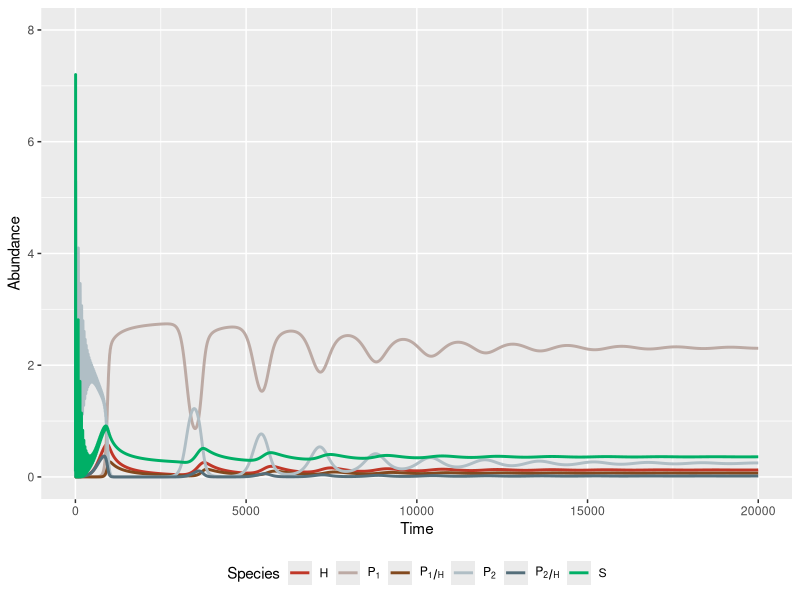
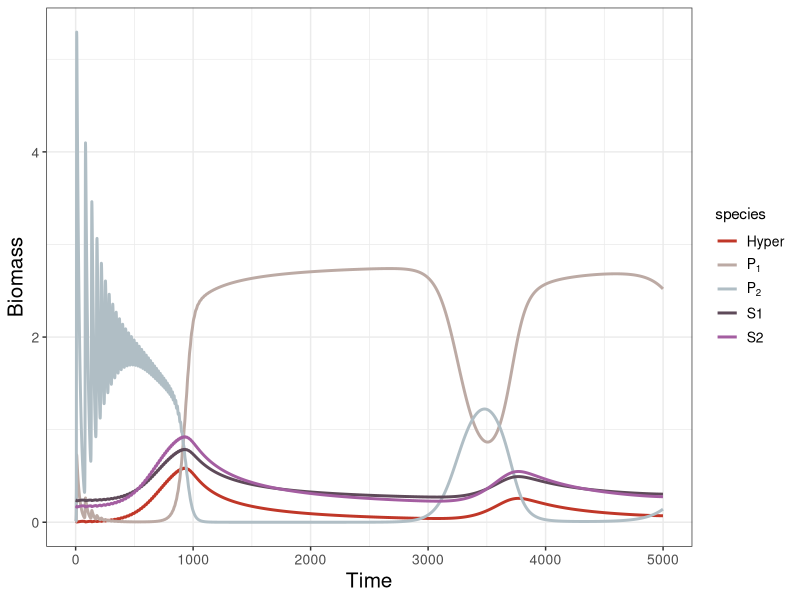
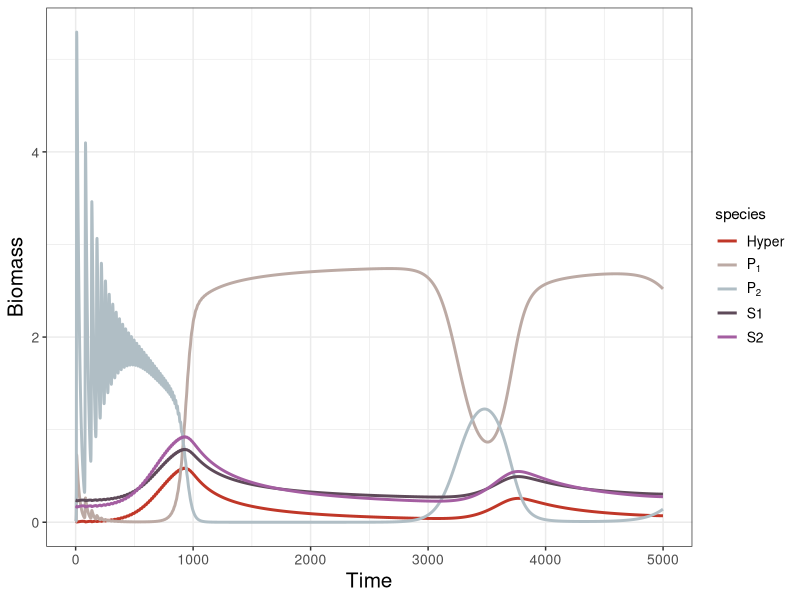

Recreate these plots in R, in order.
library(deSolve)
library(tidyverse)

### Build up Mechanism 2 ----
M2 <- function(times, state, parms) {
  with(as.list(c(state, parms)), {
    dH_dt = (h1 * o1 * P1H) + (h2 * o2 * P2H) - (c1 * b1 * P1 + c2 * b2 * P2) * H - (d * H)
    dP1H_dt = (b1 * P1 * H) + DL * (e1H * psi1 * a1 * P1H * S) - (o1 + m1) * P1H
    dP2H_dt = (b2 * P2 * H) + DL * (e2H * psi2 * a2 * P2H * S) - (o2 + m2) * P2H
    dP1_dt = (e1 * a1 * P1) * S - (b1 * P1) * H + (1 - DL) * (e1H * psi1 * a1 * P1H * S) - m1 * P1
    dP2_dt = (e2 * a2 * P2) * S - (b2 * P2) * H + (1 - DL) * (e2H * psi2 * a2 * P2H * S) - m2 * P2
    dS_dt = (r * S * (1-S/K) - (a1 * P1 + a2 * P2 + psi1 * a1 * P1H + psi2 * a2 * P2H) * S)# * epsilon
    return(list(c(dH_dt, dP1H_dt, dP2H_dt, dP1_dt, dP2_dt, dS_dt)))
  })
}

# with(as.list(c(parms, state)), {
#   (h1*o1*P1H + h2*o2*P2H) / (c1*b1*P1 + c2*b2*P2 + d)
# })

### Model parameters ----
times <- seq(0, 20000, by = 0.1)
#state <- c(H = 0.7258128, P1H = 0.3909225, P2H = 0, P1 = 2.2271095, P2 = 60, S = 0.8368879)
#state <- c(H = 0.5, P1H = 0, P2H = 0, P1 = 0.01, P2 = 0.01, S = 0.5) #ini_1 (P1win)
#state <- c(H = 0.01, P1H = 0, P2H = 0, P1 = 0.01, P2 = 0.01, S = 0.5) #ini_2 (P2win)
state <- c(H = 0.01, P1H = 0, P2H = 0, P1 = 0.01, P2 = 0.01, S = 0.1)

#Change alpha and beta--
parms <- c(epsilon = 1,
           r = 1, K = 10,
           a1 = 0.35, a2 = 0.5, psi1 = 1, psi2 = 1, e1 = 0.5, e2 = 0.5,
           b1 = 0.2, b2 = 0.45, m1 = 0.04, m2 = 0.04, e1H = 0.5, e2H = 0.5,
           o1 = 0.8, o2 = 0.8, h1 = 1, h2 = 1, c1 = 0.9, c2 = 0.9, d = 0.03, DL = 0) #h

### Model application ----
pop_size = ode(func = M2, times = times, y = state, parms = parms)

tail(pop_size)
sd(pop_size[(nrow(pop_size)-round(length(times)*0.35)):nrow(pop_size),"S"]) > 1e-8
### Plot the result ----
## Plotting
pop_size %>%
  as.data.frame() %>%
  filter(time %% 1 == 0) %>%
  #filter(time < 2000) %>%
  pivot_longer(cols = c("H", "P1H", "P2H", "P1", "P2", "S"), #"H", "P1H", "P2H", "P1", "P2", "S" 
             names_to = "species", values_to = "biomass") %>%
  ggplot(mapping = aes(x = time, y = biomass, color = species)) +
  labs(x = "Time", y = "Abundance") + #title = expression(P[1]~"win") paste0("r =", parms["r"])) expression(α[1] == 0.35)+ #title = expression(α[1] == 0.35 ~","~ β[1] == 0.2 ) title = expression(P[1[0]] == 1
  geom_line(lwd = 1) +
  #geom_hline(yintercept = 0.05683562, color = "black", linetype = "dashed", linewidth = 1) +
  scale_y_continuous(limits = c(0, 8))+
  scale_colour_manual("Species", labels = c("H" = "H", "P1" = expression(P[1]), "P1H" = expression(P[1/H]), "P2" = expression(P[2]), "P2H" = expression(P[2/H]), "S" = "S"),
                      values = c("H" = "#C03728", "P1" = "#BCAAA4", "P1H" = "#82491E",
                                 "P2" = "#B0BEC5", "P2H" = "#546E7A", "S" = "#00AF66"))+
                        guides(color = guide_legend(nrow = 1)) +
                        theme(legend.position = "bottom", 
                              legend.box = "horizontal")

#ggsave("ESJ ini_2 ECorE2H P2wins.png", width = 20, height = 11.25, units = "cm", dpi = 800)
View(pop_size)
sd(pop_size[(nrow(pop_size)-round(length(times)*0.35)):nrow(pop_size),"S"]) > 1e-8

# ### Plotting the per capita growth rate----
# pop_size %>%
#   as.data.frame() %>%
#   filter(time %% 1 == 0) %>%
#   #filter(time > 100) %>%
#   #View()
#   pivot_longer(cols = c("per_H", "per_P1H", "per_P2H", "per_P1", "per_P2", "per_S"),
#                #"H", "P1H", "P2H", "P1", "P2", "S"
#                #"per_H", "per_P1H", "per_P2H", "per_P1", "per_P2", "per_S"
#                names_to = "species", values_to = "rate") %>%
#   #filter(species == c("H","S")) %>%
#   ggplot(mapping = aes(x = time, y = rate, color = species)) +
#   labs(x = "Time", y = "Rate", title = expression(m[1] < m[2])) +  #paste0("r =", parms["r"]))
#   geom_line(lwd = 1) +
#   scale_colour_manual(labels = c("per_H" = expression(r[H]), "per_P1H" = expression(r[P[1/H]]),
#                                  "per_P2H" = expression(r[P[2/H]]) , "per_P1" = expression(r[P[1]]),
#                                  "per_P2" = expression(r[P[2]]), "per_S" = expression(r[S])),
#                       values = c('per_H' = "#C03728", 'per_P1H' = "#82491E",
#                                  'per_P2H' = "#546E7A", 'per_P1' = "#BCAAA4",
#                                  'per_P2' = "#B0BEC5", 'per_S' = "#00AF66"))
# 


## Theme setting
A = 
  theme_bw()+
  theme(
    plot.title = element_text(hjust = 0.5, size = 20),
    axis.text.x = element_text(size = 10),
    axis.text.y = element_text(size = 10),
    axis.title.x = element_text(size = 15),
    axis.title.y = element_text(size = 15),
    legend.text = element_text(size = 10),
    legend.text.align = 0,
    strip.text = element_text(size = 12),
    strip.background = element_blank()
    )
theme_set(A)


### Calculate the S* of each time step----
pop_size =
  pop_size %>%
  as.data.frame() %>%
  mutate(
       S2 = with(as.list(parms), {
         ((b2 * H + m2) * (m2 + o2))/ (e2 * a2 * (m2 + o2) + e2H * psi2 * a2 * b2 * H)}),
       S1 = with(as.list(parms), {
         ((b1 * H + m1) * (m1 + o1))/ (e1 * a1 * (m1 + o1) + e1H * psi1 * a1 * b1 * H)})
       )

## Plotting
pop_size %>%
  as.data.frame() %>%
  filter(time %% 1 == 0) %>%
  filter(time < 5000) %>%
  #View()
  pivot_longer(cols = c("H", "P1", "P2", "S1", "S2" ), #"H", "P1H", "P2H", "P1", "P2", "S" 
               names_to = "species", values_to = "biomass") %>%
  #filter(species == c("H","S")) %>%
  ggplot(mapping = aes(x = time, y = biomass, color = species)) +
  labs(x = "Time", y = "Biomass") +  #, title = expression(P[1]~"win") paste0("r =", parms["r"])) expression(α[1] == 0.35)
  geom_line(lwd = 1) +
  #geom_hline(yintercept = 0.133791930, color = "black", linetype = "dashed", size = 1) +
  scale_colour_manual(labels = c("H" = "Hyper", "P1" = expression(P[1]), "P1H" = expression(P[1/H]), "P2" = expression(P[2]), "P2H" = expression(P[2/H]), "S" = "Host"),
                      values = c("H" = "#C03728", "P1" = "#BCAAA4", "P1H" = "#82491E",
                                 "P2" = "#B0BEC5", "P2H" = "#546E7A", "S" = "#00AF66",
                                 "S1" = "#5e4a59", "S2" = "#a45ea1"))

tail(pop_size)
ggsave("m2 00536 sStar.png", width = 20, height = 11.25, units = "cm", dpi = 800)
